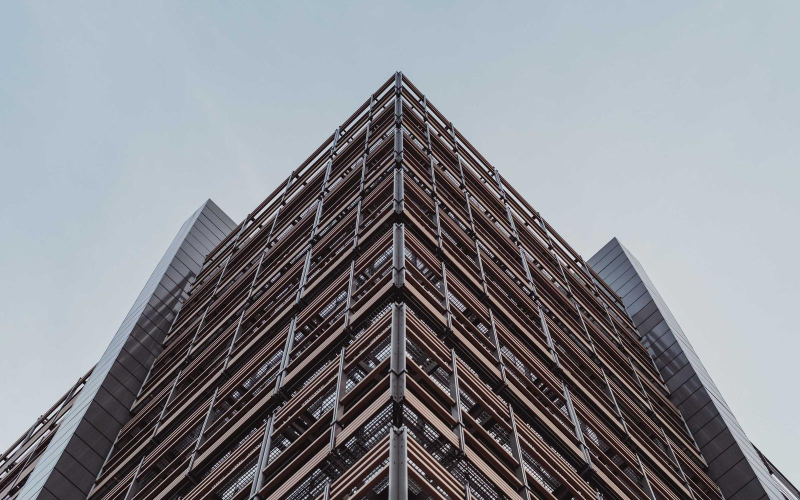
#> input picture design/sample.jpg, 1600 x 1000 px (shown at 1/2 size)
$ python -i '故障艺术.py'   (imports and definitions only)
#> lines starting #> are read from the running program, lines starting #| are printed output that depends on the picture
#> further down, picture is the input picture: PIL image 1600x1000 RGB; mean R, G, B 135.5, 137.1, 143
# -*- coding: utf-8 -*-
"""故障艺术：通道错位 + 横向切片位移 + 扫描线。"""
PLUGIN_NAME = "故障艺术"
PLUGIN_DESC = "通道错位 + 切片位移 + 扫描线，赛博故障感"
PLUGIN_VERSION = "1.0"
PLUGIN_AUTHOR = "Prism"

import random
from PIL import Image, ImageChops, ImageDraw

PLUGIN = {"id": "glitch", "name": PLUGIN_NAME, "version": PLUGIN_VERSION,
          "api": 2, "author": PLUGIN_AUTHOR,
          "description": {"zh": "RGB 通道错位与横向切片位移，做数字故障效果", "en": "RGB channel shift and horizontal slice displacement for a digital glitch look", "ja": "RGB チャンネルのずれと横方向のスライスでデジタルグリッチ表現"},
          "network": False, "writes_files": False}

PARAMS = [
    {"key": "shift", "label": {"zh": "通道错位", "en": "Channel shift", "ja": "チャンネルずれ"}, "type": "slider",
     "min": 0, "max": 30, "default": 8, "step": 1},
    {"key": "slices", "label": {"zh": "切片数量", "en": "Slices", "ja": "スライス数"}, "type": "slider",
     "min": 0, "max": 40, "default": 12, "step": 1},
    {"key": "seed", "label": {"zh": "随机种子", "en": "Seed", "ja": "シード"}, "type": "slider",
     "min": 0, "max": 99, "default": 7, "step": 1},
    {"key": "scan", "label": {"zh": "扫描线", "en": "Scanlines", "ja": "走査線"}, "type": "checkbox", "default": True},
]


def run(img, **params):
    p = params or {}
    alpha = None
    if img.mode == "RGBA":
        alpha = img.split()[3]
    out = img.convert("RGB").copy()
    w, h = out.size
#> w = 1600; h = 1000

    shift = int(float(p.get("shift", 8)))
    if shift > 0:
        r, g, b = out.split()
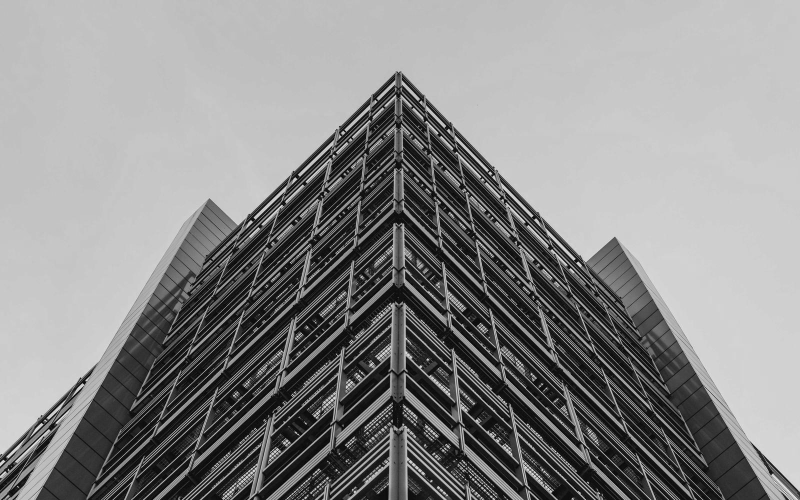
#> g: PIL image 1600x1000 L (shown at 1/2 size); min 0, max 255, mean 137.1
        r = ImageChops.offset(r, shift, 0)
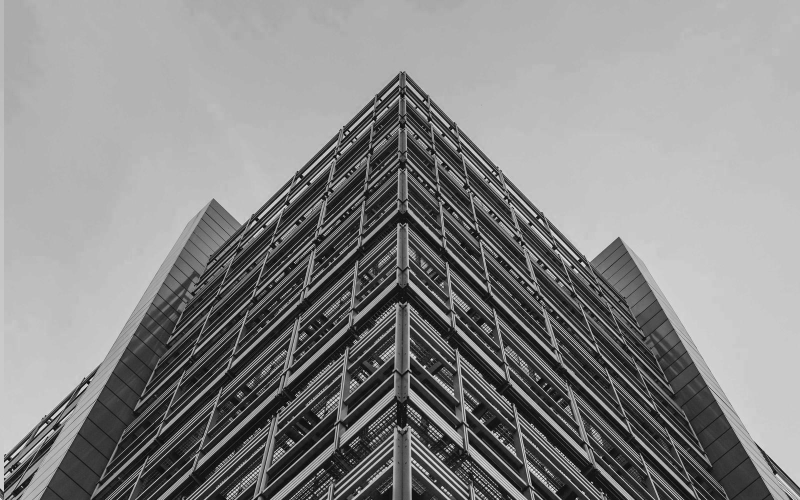
#> r: PIL image 1600x1000 L (shown at 1/2 size); min 0, max 255, mean 135.5
        b = ImageChops.offset(b, -shift, 0)
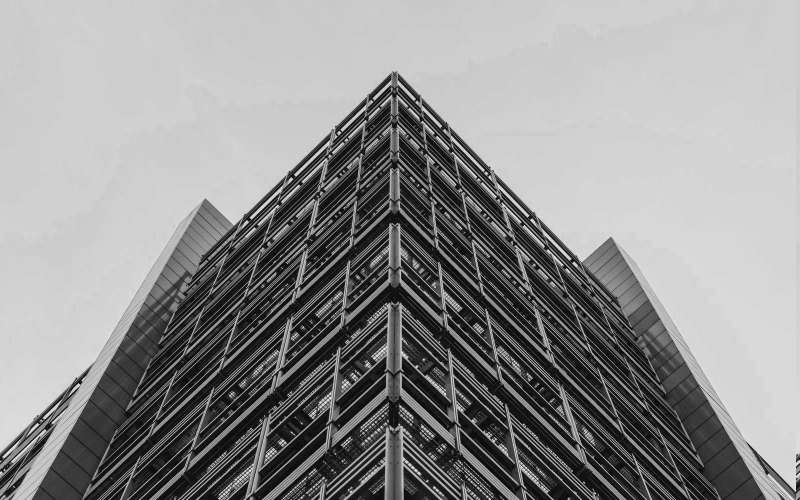
#> b: PIL image 1600x1000 L (shown at 1/2 size); min 0, max 255, mean 143
        out = Image.merge("RGB", (r, g, b))
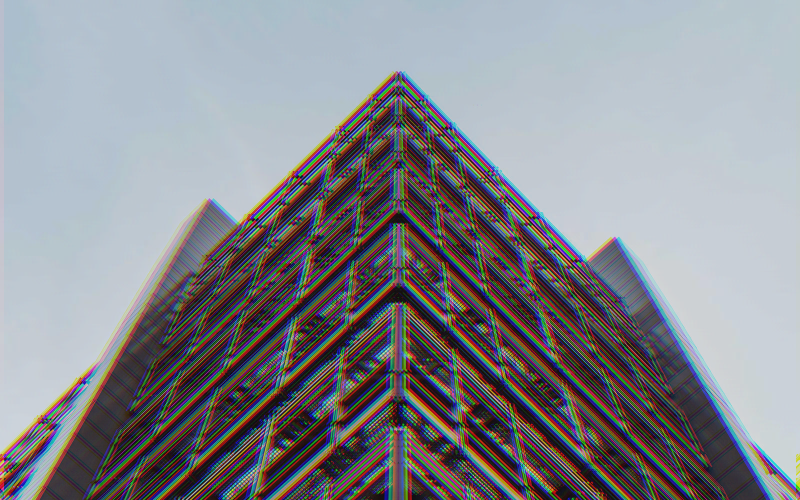
#> out: PIL image 1600x1000 RGB (shown at 1/2 size); mean R, G, B 135.5, 137.1, 143

    n = int(float(p.get("slices", 12)))
    if n > 0:
        rng = random.Random(int(float(p.get("seed", 7))))
        band = max(2, h // max(6, n * 2))
#> band = 41
        for i in range(n):
            y0 = rng.randint(0, max(0, h - band - 1))
            piece = out.crop((0, y0, w, min(h, y0 + band)))
            dx = rng.randint(-max(4, w // 12), max(4, w // 12))
            out.paste(piece, (dx, y0))
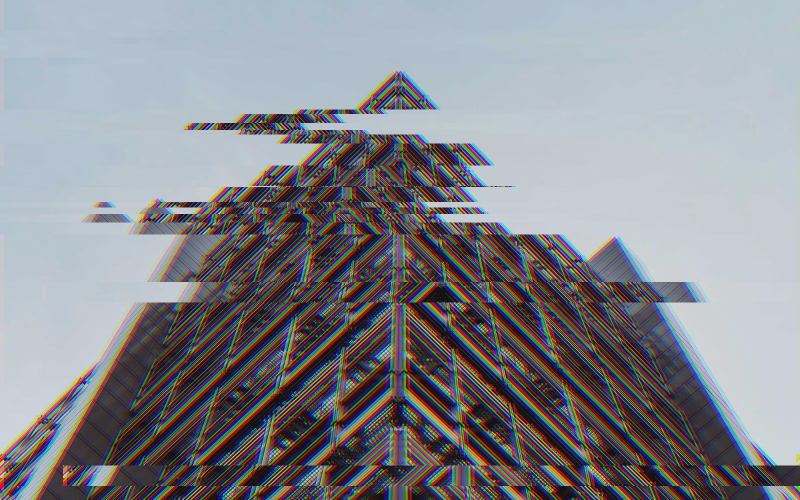
#> out: PIL image 1600x1000 RGB (shown at 1/2 size); mean R, G, B 135.7, 137.1, 143
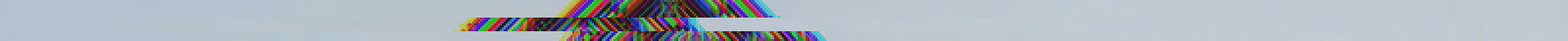
#> piece: PIL image 1600x41 RGB (shown at 1/2 size); mean R, G, B 173.1, 181.7, 190

    if bool(p.get("scan", True)):
        d = ImageDraw.Draw(out)
        step = max(2, h // 320)
#> step = 3
        for y in range(0, h, step * 2):
            d.line([(0, y), (w, y)], fill=(0, 0, 0), width=1)

    if alpha is not None:
        out = out.convert("RGBA")
        out.putalpha(alpha)
    return out

>>> from PIL import Image
>>> picture = Image.open('../design/sample.jpg')
>>> result = run(picture)
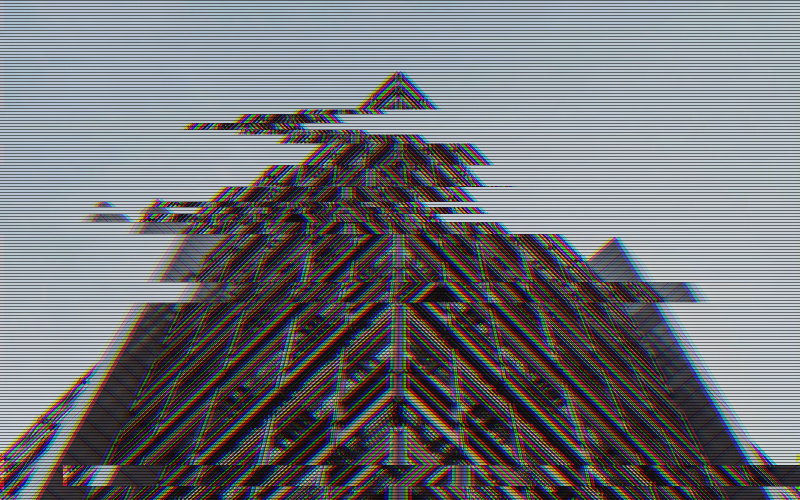
#> result: PIL image 1600x1000 RGB (shown at 1/2 size); mean R, G, B 113, 114.2, 119.1
